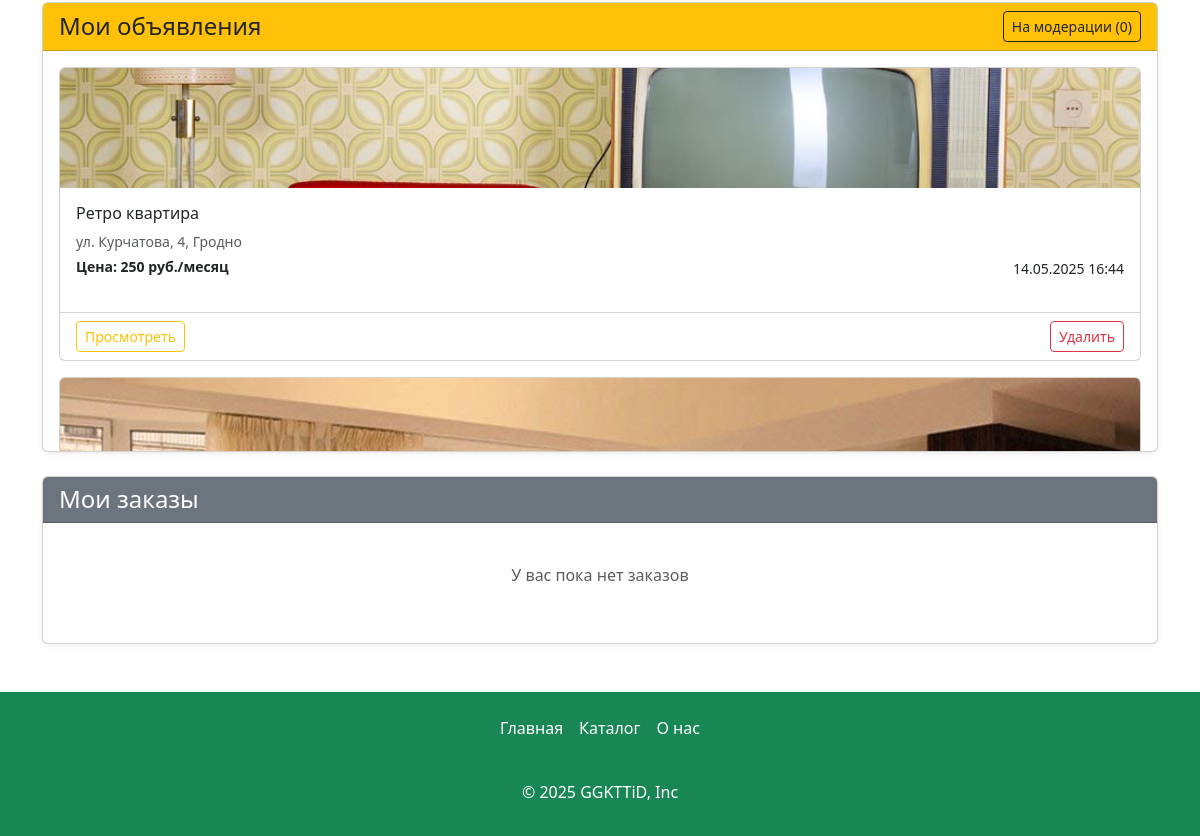
The app's page /profile (signed in, lower part), older data.
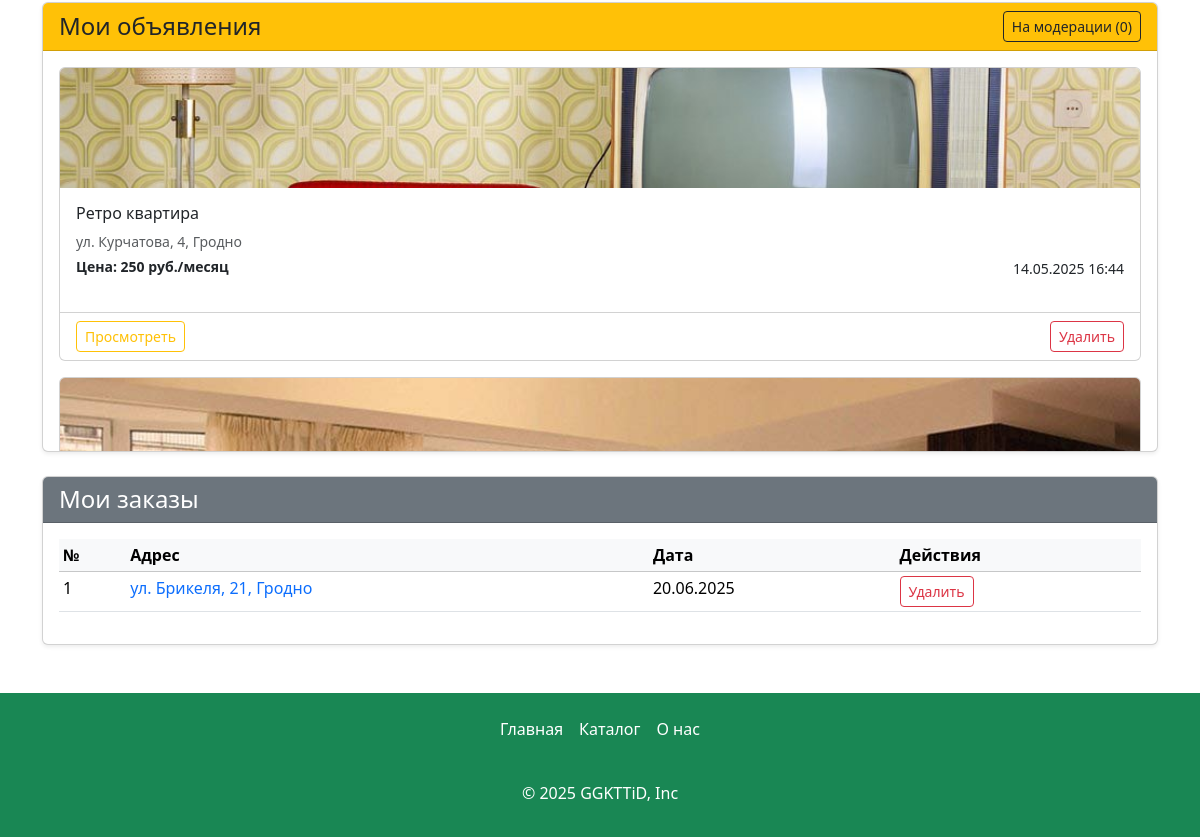
The same page, newer data.
### app.py (models this page shows, shortened)
class Articles(db.Model):
    id = db.Column(db.Integer,primary_key=True)
    title = db.Column(db.String(100))
    text = db.Column(db.Text)
    image_name = db.Column(db.String(100))
    category = db.Column(db.String(100))
    price = db.Column(db.Integer)
    floor = db.Column(db.Integer)
    entrance = db.Column(db.Integer)
    type_app = db.Column(db.String(100))
    address= db.Column(db.String(100))
    count_rooms = db.Column(db.Integer)
    hide = db.Column(db.Boolean, default=True)
    created_at = db.Column(db.DateTime, default=datetime.now)
    id_user = db.Column(db.Integer, db.ForeignKey('users.id'))
    orders = db.relationship('Orders', backref='article', lazy=True)
    images = db.relationship('Image', backref='article', lazy=True, cascade="all, delete-orphan")

class Orders(db.Model):
    id = db.Column(db.Integer,primary_key=True)
    id_user = db.Column(db.Integer, db.ForeignKey('users.id'))
    id_article = db.Column(db.Integer, db.ForeignKey('articles.id'))
    date = db.Column(db.DateTime)

### app.py (the view, shortened to what this page needs)
@app.route('/profile', methods=['GET', 'POST'])
def profile():
    if not 'name' in session:
        abort(401)
    total_user = Users.query.filter_by(email=session['name']).first()
    articles = Articles.query.filter_by(id_user=total_user.id).all()
    orders = Orders.query.filter_by(id_user=total_user.id).join(Articles).order_by(Orders.date.asc()).all()
    grouped_orders = []
    temp_group = []
    for order in orders:
        if not temp_group:
            temp_group.append(order)
    if temp_group:
        if len(temp_group) > 1:
            grouped_orders.append({
                'type': 'range',
                'start_date': temp_group[0].date,
                'end_date': temp_group[-1].date,
                'article': temp_group[0].article
            })
        else:
            grouped_orders.append({
                'type': 'single',
                'date': temp_group[0].date,
                'article': temp_group[0].article
            })
    notifications = Notification.query.filter_by(user_id=total_user.id)\
        .order_by(Notification.created_at.desc()).all()
    return render_template("profile.html",articles=articles,grouped_orders=grouped_orders,notifications=notifications,timedelta=timedelta)

### app.py (called while the page is built)
@app.context_processor
def inject_unread_messages():
    if 'name' in session:
        current_user = Users.query.filter_by(email=session['name']).first()
        unread_count = Messages.query.filter_by(recipient_id=current_user.id, is_read=False).count()
        return dict(unread_messages=unread_count)
    return dict(unread_messages=0)

@app.context_processor
def inject_user():
    def get_user_name():
        if 'name' in session:
            return Users.query.filter_by(email=session['name']).first()
    return dict(active_user=get_user_name())

@app.context_processor
def inject_unread_count():
    if 'name' in session:
        user = Users.query.filter_by(email=session['name']).first()
        if user:
            unread_count = Notification.query.filter_by(user_id=user.id, is_read=False).count()
            return dict(unread_notifications=unread_count)
    return dict(unread_notifications=0)

### templates/profile.html (shortened to what the changed rows need)
{% extends 'base.html' %}
{% block main %}
<main>
    <div class="container my-5">
        <div class="card shadow-sm">
    <div class="card-body" style="max-height: 300px; overflow-y: auto;">
        {% if not grouped_orders %}
        <div class="text-center py-4">
            <p class="text-muted">У вас пока нет заказов</p>
        </div>
        {% else %}
        <div class="table-responsive">
            <table class="table table-sm table-hover">
                <thead class="table-light">
                    <tr>
                        <th scope="col">№</th>
                        <th scope="col">Адрес</th>
                        <th scope="col">Дата</th>
                        <th scope="col">Действия</th>
                    </tr>
                </thead>
                <tbody>
                    {% for order in grouped_orders %}
                    <tr>
                        <td>{{ loop.index }}</td>
                        <td><a href="/card/{{ order.article.id }}" class="text-decoration-none">{{ order.article.address }}</a></td>
                        <td>
                            {% if order.type == 'range' %}
                                {{ order.start_date.strftime('%d.%m.%Y') }} - {{ order.end_date.strftime('%d.%m.%Y') }}
                            {% else %}
                                {{ order.date.strftime('%d.%m.%Y') }}
                            {% endif %}
                        </td>
                        <td>
                            {% if order.type == 'range' %}
                            <button type="button" class="btn btn-sm btn-outline-danger" data-bs-toggle="modal" data-bs-target="#deleteRangeModal">
                           Удалить
                            </button>
                            <div class="modal fade" id="deleteRangeModal" tabindex="-1" aria-labelledby="exampleModalLabel" aria-hidden="true">
                            <div class="modal-dialog modal-lg">
                                <div class="modal-content">
                                    <div class="modal-header bg-danger text-white">
                                        <h5 class="modal-title" id="exampleModalLabel">Удаление заказов</h5>
                                        <button type="button" class="btn-close" data-bs-dismiss="modal" aria-label="Закрыть"></button>
                                    </div>
                                    <div class="modal-body">
                                        <div class="list-group">
                                            {% for single_date in range((order.end_date - order.start_date).days + 1) %}
                                                {% set current_date = order.start_date + timedelta(days=single_date) %}
                                                <a href="/delete-order/{{ current_date.strftime('%Y-%m-%d') }}/{{ order.article.id }}"
                                                class="list-group-item list-group-item-action d-flex justify-content-between align-items-center">
                                                    <span class="fw-bold text-danger">Удалить за {{ current_date.strftime('%d.%m') }}</span>
                                                    <i class="bi bi-trash-fill text-danger"></i>
                                                </a>
                                            {% endfor %}
                                        </div>
                                    </div>
                                    <div class="modal-footer">
                                        <button type="button" class="btn btn-secondary" data-bs-dismiss="modal">Закрыть</button>
                                    </div>
                                </div>
                            </div>
                        </div>
                            {% else %}
                                <a href="/delete-order/{{ order.date.strftime('%Y-%m-%d') }}/{{ order.article.id }}" class="btn btn-sm btn-outline-danger">
                                    Удалить
                                </a>
                            {% endif %}
                        </td>
                    </tr>
                    {% endfor %}
                </tbody>
            </table>
        </div>
        {% endif %}
    </div>
</div>
    </div>
</main>
{% endblock %}

Row changes from the older to the newer data that the page shows:
now on this page (row unchanged): Articles: article.address "ул. Брикеля, 21, Гродно"
added Orders: date "20.06.2025"
Text that changed along with them:
text no longer shown: "У вас пока нет заказов"
text now shown: "№ Адрес Дата Действия"
new list line: "1 Удалить"
